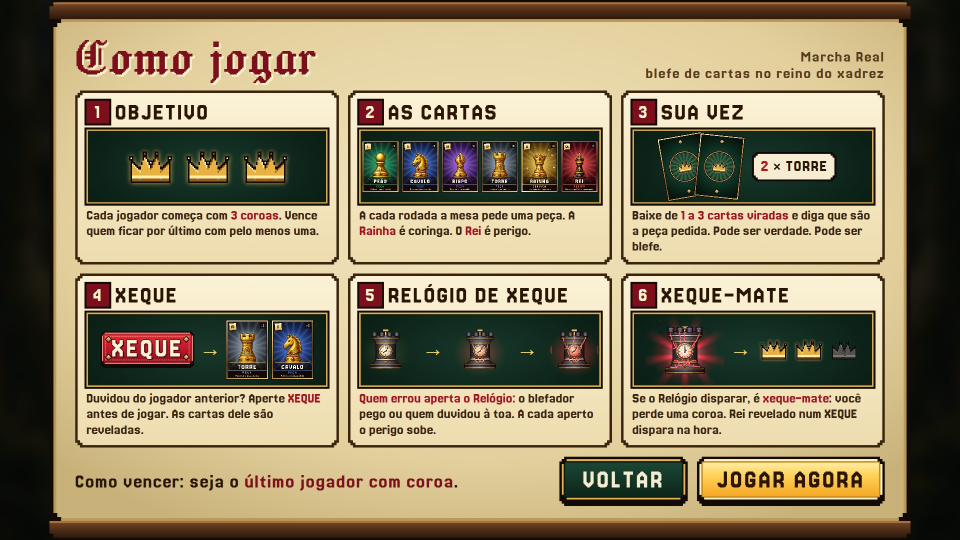
#> input picture tools/blefe_src/telas/05_tutorial.jpg, 1920 x 1080 px (shown at 1/2 size)
$ python blefe_backgrounds.py
#> lines starting #> are read from the running program, lines starting #| are printed output that depends on the picture; after the words box and inside, x2 and y2 are one past the last pixel; in counts of white or black regions, pixels touching at a corner belong together
"""Blefe Real · fundos das telas de Tutorial e Resultado, tirados das próprias telas de referência
aprovadas (tools/blefe_src/telas/05_tutorial.jpg e 06_resultado.jpg), só sem o conteúdo, para o jogo
desenhar painéis, textos e botões vivos por cima nas mesmas posições:
  • tutorial_fundo.png: mesma moldura de madeira e pergaminho; o pergaminho por baixo dos painéis é
    preenchido com a cor do próprio pergaminho em volta (preenchimento por convolução normalizada).
  • resultado_fundo.png: mesmo fundo de raios; por baixo do conteúdo os raios são continuados na
    direção do raio (coordenadas polares em volta do centro dos raios)."""
import os
import numpy as np
from PIL import Image, ImageFilter
ROOT = os.path.join(os.path.dirname(__file__), "..")
SRC = os.path.join(ROOT, "tools/blefe_src/telas")
OUT = os.path.join(ROOT, "blefe/art/telas")
os.makedirs(OUT, exist_ok=True)

from scipy.ndimage import gaussian_filter

def blur(a, s):
    return gaussian_filter(a.astype(np.float32), s)

def nconv(img, mask, sigma):
    out = np.zeros_like(img)
    w = blur(mask.astype(np.float32), sigma)
    for c in range(3):
        out[..., c] = blur(img[..., c] * mask, sigma) / np.maximum(w, 1e-4)
    return out, w

# ---------------- tutorial
a = np.array(Image.open(os.path.join(SRC, "05_tutorial.jpg")).convert("RGB")).astype(np.float32)
X0, X1, Y0, Y1 = 118, 1802, 48, 1031                     # interior do pergaminho
inside = np.zeros(a.shape[:2], bool); inside[Y0:Y1, X0:X1] = True
p = (a[..., 0] > 205) & (a[..., 1] > 185) & (a[..., 2] > 135) & (a[..., 2] < 185)
#> p: shape (1080, 1920) bool; 31.1% white; 2718 white regions (2469 under 20 px), largest, box (x1, y1, x2, y2) and area: (113, 44, 1807, 1035) 401261, (701, 416, 1219, 524) 38763, (156, 285, 673, 524) 37294
p &= inside
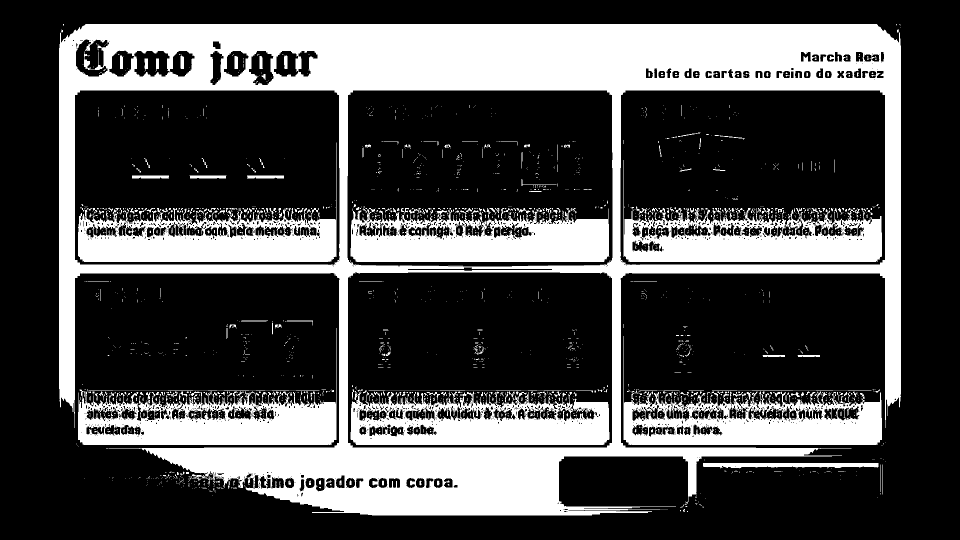
#> p: shape (1080, 1920) bool (shown at 1/2 size); 30.4% white; 2688 white regions (2439 under 20 px), largest, box (x1, y1, x2, y2) and area: (118, 48, 1802, 1031) 386597, (701, 416, 1219, 524) 38763, (156, 285, 673, 524) 37294
# erode 5 px (tira bordas suaves de texto/painel)
m = p.copy()
for _ in range(5):
    m[1:] &= p[:-1]; m[:-1] &= p[1:]; m[:, 1:] &= p[:, :-1]; m[:, :-1] &= p[:, 1:]
    p = m.copy()
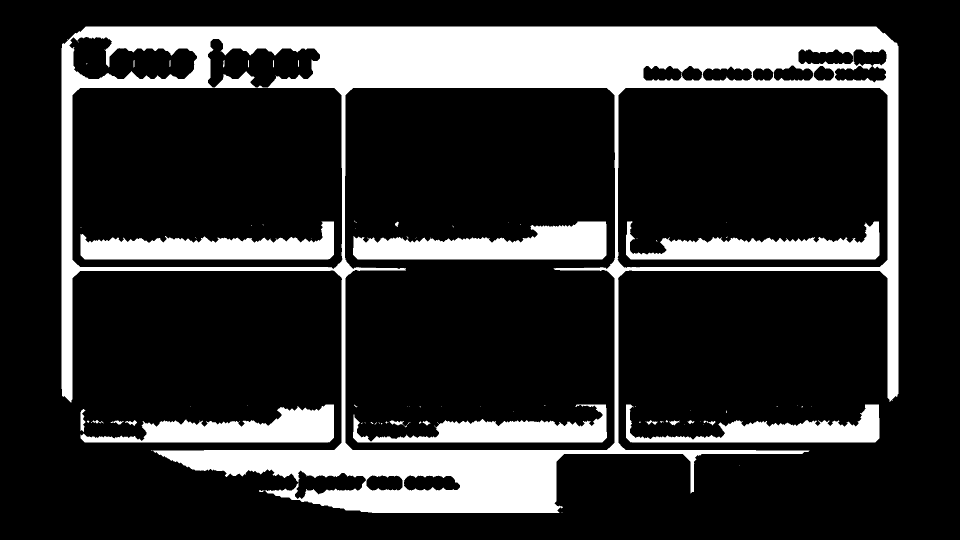
#> m: shape (1080, 1920) bool (shown at 1/2 size); 19.4% white; 81 white regions (55 under 20 px), largest, box (x1, y1, x2, y2) and area: (123, 53, 1797, 1026) 283891, (706, 443, 1213, 519) 24715, (161, 443, 668, 519) 20901
# modelo liso do pergaminho (polinômio de grau 4 em x,y, por canal) ajustado só nos pixels limpos
ys, xs = np.nonzero(m)
pick = np.random.default_rng(1).choice(len(xs), min(60000, len(xs)), replace=False)
xs, ys = xs[pick], ys[pick]
def basis(x, y):
    x = (x - 960.0) / 960.0; y = (y - 540.0) / 540.0
    return np.stack([x**i * y**j for i in range(5) for j in range(5 - i)], axis=-1)
B = basis(xs.astype(float), ys.astype(float))
coef = [np.linalg.lstsq(B, a[ys, xs, c], rcond=None)[0] for c in range(3)]
#> coef = 3 items
gy, gx = np.mgrid[0:a.shape[0], 0:a.shape[1]]
GB = basis(gx.astype(float), gy.astype(float))
model = np.stack([GB @ coef[c] for c in range(3)], axis=-1)
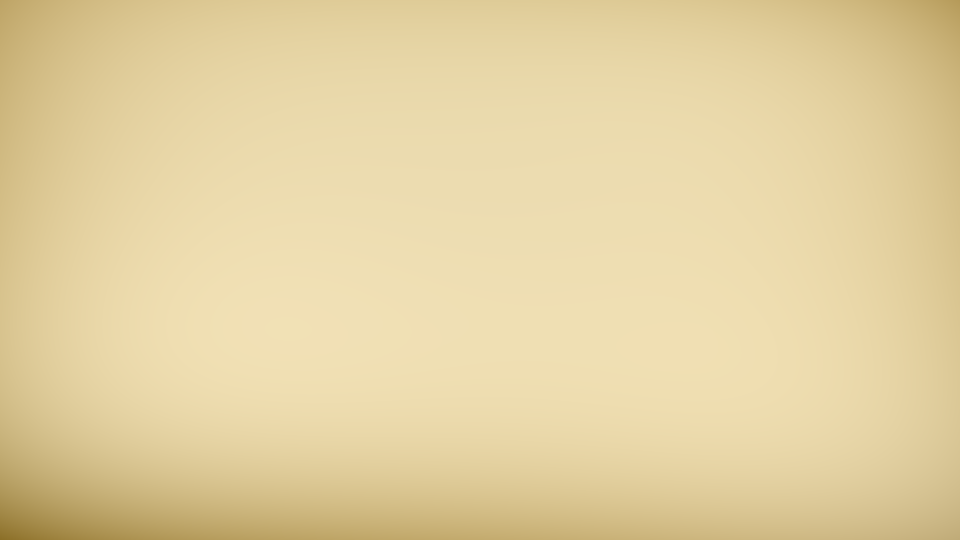
#> model: shape (1080, 1920, 3) float64 (shown at 1/2 size); mean of channels 0, 1, 2 228.2, 209.8, 161.6; drawn as R, G, B
out = a.copy()
core = np.zeros(a.shape[:2], bool); core[Y0 + 10:Y1 - 10, X0 + 10:X1 - 10] = True   # perto da moldura fica o original
out[core] = model[core]
Image.fromarray(np.clip(out, 0, 255).astype(np.uint8)).save(os.path.join(OUT, "tutorial_fundo.png"))
print("tutorial_fundo.png")

# ---------------- resultado
a = np.array(Image.open(os.path.join(SRC, "06_resultado.jpg")).convert("RGB")).astype(np.float32)
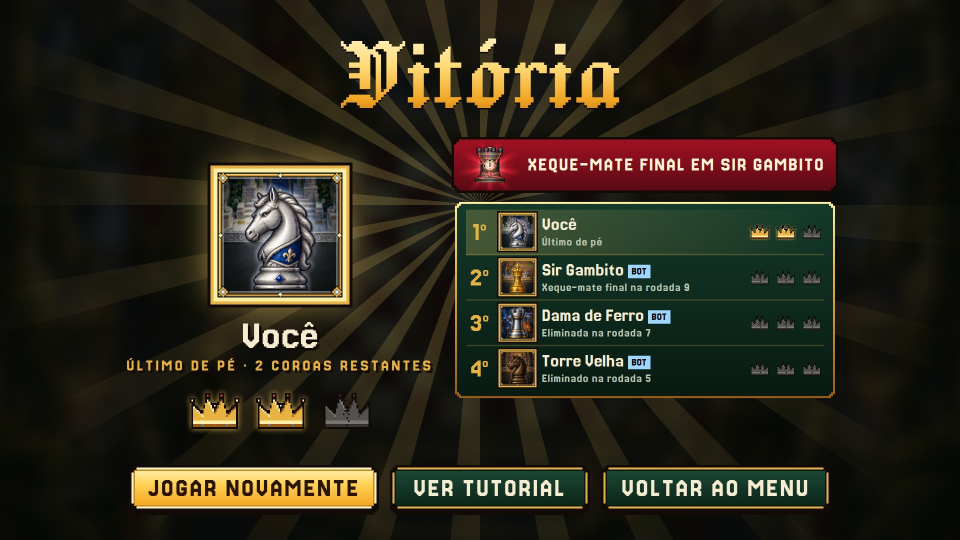
#> input picture tools/blefe_src/telas/06_resultado.jpg, 1920 x 1080 px (shown at 1/2 size)
H, W = a.shape[:2]
#> H = 1080; W = 1920
mask = np.ones((H, W), bool)                               # True = fundo confiável
for (x, y, w_, h_) in [(660, 60, 600, 170), (400, 312, 320, 320), (440, 630, 250, 80), (230, 700, 660, 60),
                       (360, 770, 400, 100), (895, 262, 790, 130), (900, 392, 780, 415), (245, 915, 1430, 115)]:
    mask[y - 8:y + h_ + 8, x - 8:x + w_ + 8] = False
CX, CY = 960, 470
yy, xx = np.mgrid[0:H, 0:W]
ang = np.arctan2(yy - CY, xx - CX)
rr = np.hypot(xx - CX, yy - CY)
NA = 1440
ai = ((ang + np.pi) / (2 * np.pi) * NA).astype(int) % NA
# perfil dos raios por ângulo (só fundo confiável, longe do centro)
prof = np.zeros((NA, 3)); cnt = np.zeros(NA)
sel = mask & (rr > 250)
lum = a.mean(axis=2)
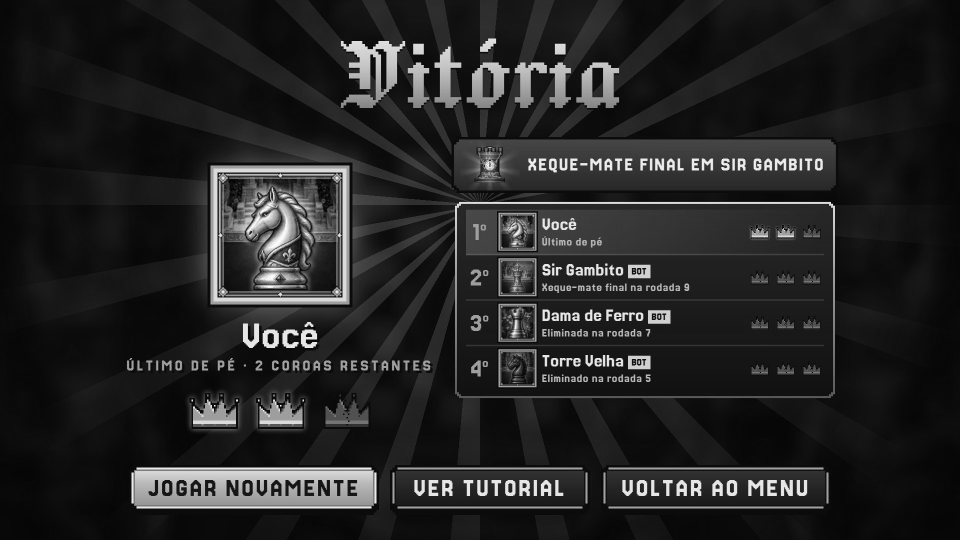
#> lum: shape (1080, 1920) float32 (shown at 1/2 size); min 0, max 254.7, mean 36.8
rbin = np.clip((rr / 20).astype(int), 0, 120)
# queda radial: média do brilho por raio
rad_mean = np.array([lum[sel & (rbin == i)].mean() if (sel & (rbin == i)).any() else np.nan for i in range(121)])
idx = np.arange(121); good = ~np.isnan(rad_mean)
rad_mean = np.interp(idx, idx[good], rad_mean[good])
#> rad_mean = 121 values, max 28.77 at index 13, min 7.22 at index 54, mean 13.34
norm = a / np.maximum(rad_mean[rbin][..., None], 1.0)
np.add.at(prof, ai[sel], norm[sel]); np.add.at(cnt, ai[sel], 1)
for c in range(3):
    v = prof[:, c] / np.maximum(cnt, 1)
    ok = cnt > 0
    prof[:, c] = np.interp(np.arange(NA), np.arange(NA)[ok], v[ok], period=NA)
back = prof[ai] * rad_mean[rbin][..., None]
# fundo confiável = original; conteúdo = raios reconstruídos; transição suave de ~14 px
wgt = gaussian_filter((~mask).astype(np.float32), 14)
wgt = np.maximum(wgt, (~mask).astype(np.float32) * 0.0)
wgt = np.where(~mask, np.maximum(wgt, 0.5) * 0 + 1.0, wgt * 2.0).clip(0, 1)
out = a * (1 - wgt[..., None]) + back * wgt[..., None]
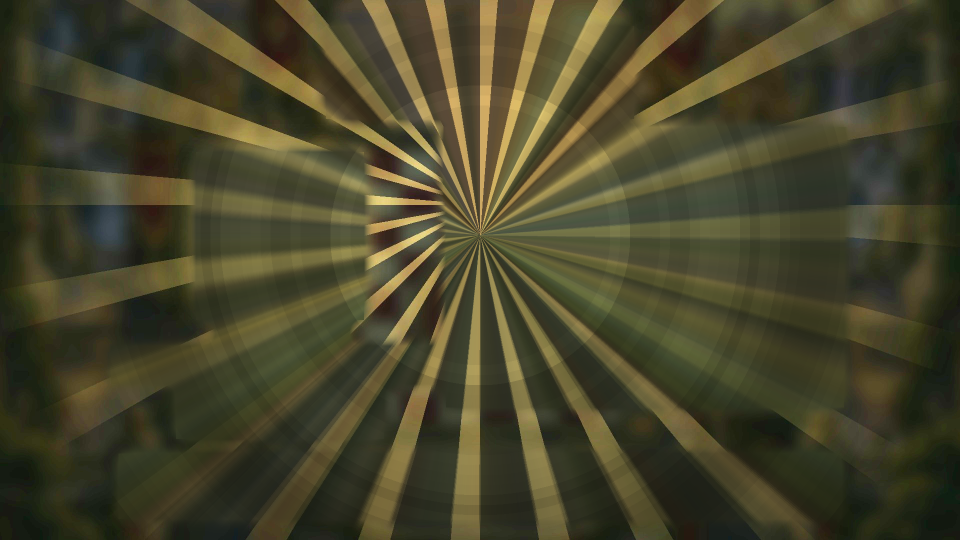
#> out: shape (1080, 1920, 3) float64 (shown at 1/2 size); mean R, G, B 23.1, 22.2, 13.9; drawn with min black and max white
Image.fromarray(np.clip(out, 0, 255).astype(np.uint8)).save(os.path.join(OUT, "resultado_fundo.png"))
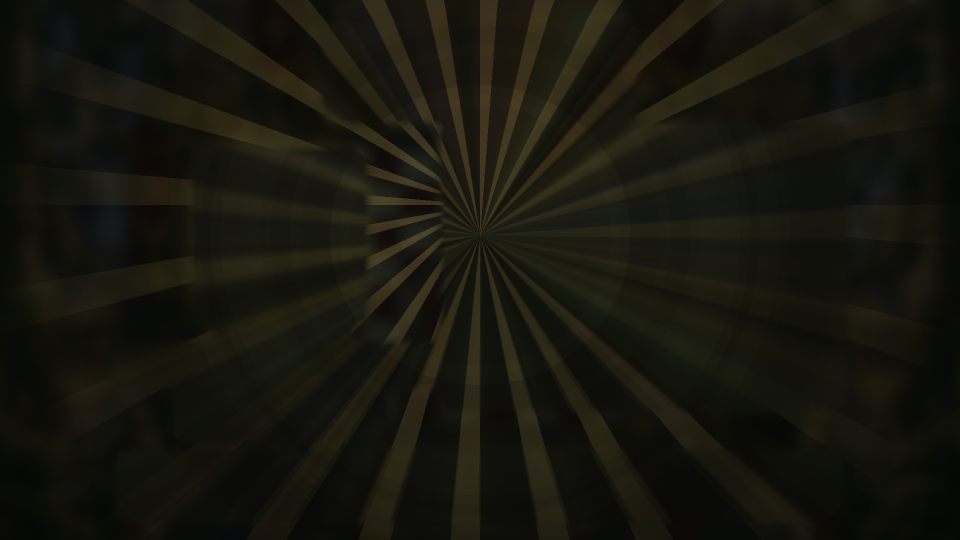
#> saved as resultado_fundo.png: PIL image 1920x1080 RGB (shown at 1/2 size); mean R, G, B 22.8, 21.9, 13.6
print("resultado_fundo.png")
